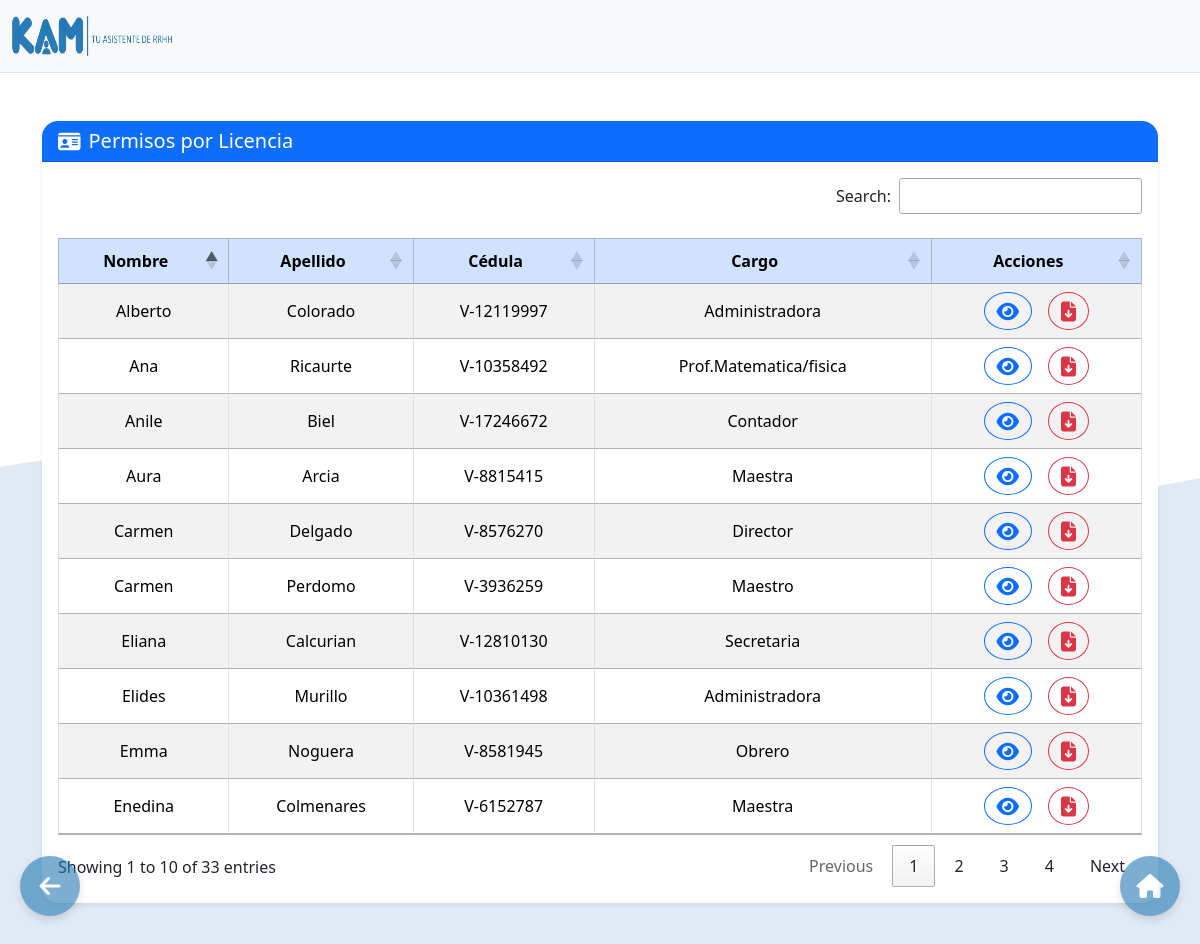
The app's page /Licencia.php (signed in) with its own data.
### tables this page shows
CREATE TABLE `persona` (
  `id_personal` int(11) NOT NULL,
  `nombre_personal` varchar(255) NOT NULL,
  `apellido_personal` varchar(255) NOT NULL,
  `cedula_personal` varchar(50) NOT NULL,
  `titulo_personal` varchar(255) NOT NULL,
  `correo_personal` varchar(255) NOT NULL,
  `nacimiento_personal` date NOT NULL,
  `ingreso_personal` date NOT NULL,
  `cargo_personal` varchar(255) NOT NULL,
  `huella_dactilar` mediumblob NOT NULL,
  `nacionalidad_personal` varchar(100) DEFAULT NULL,
  `tipo` enum('Parcial','Tiempo Completo') NOT NULL,
  `activo` tinyint(1) NOT NULL DEFAULT 1
);

### Licencia.php (the view, shortened to what this page needs)
<?php
$conn = new mysqli("localhost", "root", "", "base_kam");
$sql = "SELECT * FROM persona";
$result = $conn->query($sql);
?>
<!DOCTYPE html>
<html>
       <head>
        <link rel="stylesheet" href="https://cdn.jsdelivr.net/npm/sweetalert2@11/dist/sweetalert2.min.css">
        <link href="https://cdn.jsdelivr.net/npm/bootstrap@5.3.2/dist/css/bootstrap.min.css" rel="stylesheet">
        <link rel="stylesheet" type="text/css" href="https://cdn.datatables.net/1.11.5/css/jquery.dataTables.css">
        <link rel="stylesheet" href="https://cdnjs.cloudflare.com/ajax/libs/font-awesome/6.5.0/css/all.min.css">
        <link rel="stylesheet" href="https://cdn.datatables.net/1.13.6/css/dataTables.bootstrap5.min.css">
        <link rel="stylesheet" href="Assets/CSS/Reportes.css">
    </head>
<body>
  <div class="container-fluid py-3 border-bottom">
    <div class="d-flex align-items-center justify-content-between flex-wrap">
      <div class="d-flex align-items-center gap-2">
        <img src="Assets/Images/KAM.png" alt="Logo" width="160" height="40">
      </div>
  </div>
</div>
<div class="container my-5">
  <div class="card shadow-sm border-0 rounded-4">
    <div class="card-header bg-primary text-white rounded-top-4 d-flex align-items-center">
      <i class="fas fa-id-card fa-lg me-2"></i>
      <h5 class="mb-0">Permisos por Licencia</h5>
    </div>
    <div class="card-body rounded-bottom-4">
      <div class="table-responsive">
        <table id="miTabla" class="table table-striped table-bordered align-middle text-center mb-0">
          <thead class="table-primary">
            <tr>
                <th class="text-center">Nombre</th>
                <th class="text-center">Apellido</th>
                <th class="text-center">Cédula</th>
                <th class="text-center">Cargo</th>
                <th class="text-center">Acciones</th>
            </tr>
            </thead>
          <tbody>
            <?php
            if ($result->num_rows > 0) {
                while ($row = $result->fetch_assoc()) {
                    echo "<tr>
                            <td>" . $row["nombre_personal"] . "</td>
                            <td>" . $row["apellido_personal"] . "</td>
                            <td>" . $row["cedula_personal"] . "</td>
                            <td>" . $row["cargo_personal"] . "</td>
                            <td>
                        <div class='d-flex justify-content-center gap-3'>
                            <a href='#' class='preview-link btn btn-outline-primary rounded-circle' data-id='" . $row['id_personal'] . "' onclick='openModal(" . $row['id_personal'] . ")'>
                                <i class='fas fa-eye fa-lg'></i>
                            </a>
                                    <a href='generar_pdf.php?id=" . $row['id_personal'] . "' class='download-link btn btn-outline-danger rounded-circle' data-id='" . $row['id_personal'] . "'>
                                        <i class='fas fa-file-download fa-lg'></i>
                                    </a>
                                </div>
                            </td>
                        </tr>";
                }
            } else {
                echo "<tr><td colspan='5'>No se encontraron registros</td></tr>";
            }
            ?>
          </tbody>
        </table>
      </div>
    </div>
  </div>
</div>
<a href="Inicio.php">
  <div class="floating-button right-button">
    <i class="fas fa-house fa-xl text-white"></i>
  </div>
</a>
<a href="Permisos.php">
  <div class="floating-button left-button">
    <i class="fas fa-arrow-left fa-xl text-white"></i>
  </div>
</a>
</body>
</html>

### Assets/CSS/Reportes.css (style rules this page uses)
.container-fluid { position: relative; z-index: 2; background-color: #f8f9fa; backdrop-filter: none; }

### Licencia.php (style rules this page uses)
.floating-button { background-color: #2378b2; opacity: 0.6; border: none; border-radius: 50%; width: 60px; height: 60px; position: fixed; bottom: 35px; cursor: pointer; display: flex; justify-content: center; align-items: center; box-shadow: 0 4px 8px rgba(0, 0, 0, 0.2); transition: opacity 0.3s ease; z-index: 10; }
.right-button { right: 20px; }
.left-button { left: 20px; }

### records on screen
persona: nombre_personal "Anile", apellido_personal "Biel", cedula_personal "V-17246672", cargo_personal "Contador"
persona: nombre_personal "Elides", apellido_personal "Murillo", cedula_personal "V-10361498", cargo_personal "Administradora"
persona: nombre_personal "Carmen", apellido_personal "Delgado", cedula_personal "V-8576270", cargo_personal "Director"
persona: nombre_personal "Aura", apellido_personal "Arcia", cedula_personal "V-8815415", cargo_personal "Maestra"
persona: nombre_personal "Carmen", apellido_personal "Perdomo", cedula_personal "V-3936259", cargo_personal "Maestro"
persona: nombre_personal "Enedina", apellido_personal "Colmenares", cedula_personal "V-6152787", cargo_personal "Maestra"
persona: nombre_personal "Emma", apellido_personal "Noguera", cedula_personal "V-8581945", cargo_personal "Obrero"
persona: nombre_personal "Alberto", apellido_personal "Colorado", cedula_personal "V-12119997", cargo_personal "Administradora"
persona: nombre_personal "Eliana", apellido_personal "Calcurian", cedula_personal "V-12810130", cargo_personal "Secretaria"
persona: nombre_personal "Ana", apellido_personal "Ricaurte", cedula_personal "V-10358492", cargo_personal "Prof.Matematica/fisica"
